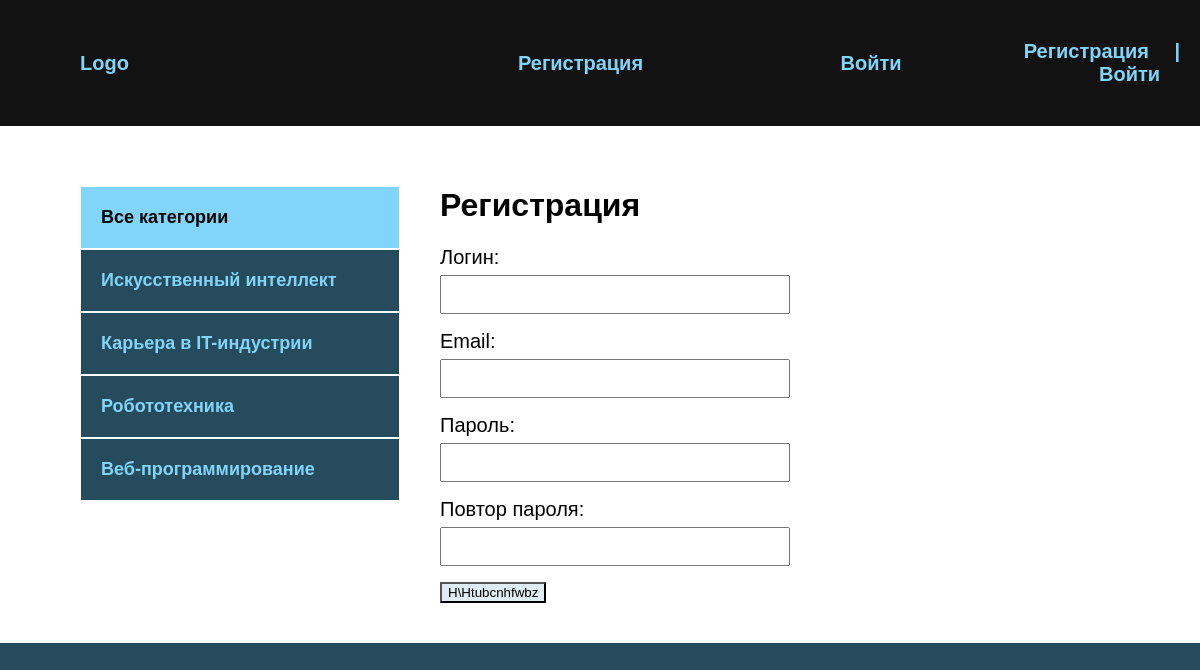
Screenshot of /register/ with the database file from the repository.
### blog/models.py (models this page shows, shortened)
class Category(models.Model):
    name = models.CharField(max_length=255, verbose_name='Категория')
    slug = models.SlugField(max_length=255, unique=True, verbose_name='URL')
    def get_absolute_url(self):
        return reverse('category', kwargs={'cat_slug': self.slug})
    class Meta:
        verbose_name = "Категорию"
        verbose_name_plural = "Категории"

### blog/views.py (the view, shortened to what this page needs)
# urls.py: path('register/', RegisterUser.as_view(), name='register'),
class RegisterUser(DataMixin, CreateView):
    form_class = RegisterUserForm
    template_name = "blog/register.html"
    success_url = reverse_lazy('index')
    def get_context_data(self, *, object_list=None, **kwargs):
        context = super().get_context_data(**kwargs)
        c_def = self.get_user_context(title='Регистрация')
        return dict(list(context.items()) + list(c_def.items()))

### blog/forms.py
class RegisterUserForm(UserCreationForm):
    username = forms.CharField(label='Логин', widget=forms.TextInput(attrs={'class': 'form-input'}))
    email = forms.EmailField(label='Email', widget=forms.EmailInput(attrs={'class': 'form-input'}))
    password1 = forms.CharField(label='Пароль', widget=forms.PasswordInput(attrs={'class': 'form-input'}))
    password2 = forms.CharField(label='Повтор пароля', widget=forms.PasswordInput(attrs={'class': 'form-input'}))
    class Meta:
        model = User
        fields = ('username', 'email', 'password1', 'password2')

### blog/utils.py (called while the page is built)
    def get_user_context(self,**kwargs):
        context = kwargs
        cats = Category.objects.annotate(Count('blog'))
        user_menu = menu.copy()
        if not  self.request.user.is_authenticated:
            user_menu.pop(0)
        context['menu'] = user_menu
        context['cats'] = cats
        if 'cat_selected' not in context:
            context['cat_selected'] = 0
        return context

### blog/templates/blog/register.html (shortened to what this page needs)
{% extends 'blog/base.html' %}
{% block content %}
<h1>{{ title }}</h1>
<form action="" method="post">
  {{ form.as_p }}
  <button>H\Htubcnhfwbz</button>
</form>
{% endblock %}

### blog/templates/blog/base.html (shortened to what this page needs)
{% load static %}
{% load blog_tags %}
<!DOCTYPE html>
<html lang="en">
<head>
    <link rel="stylesheet" href="{% static 'css/style.css' %}">
</head>
<body>
    <div class="header">
        <div class="wrap">
            <ul class="mainmenu">
                <li class="logo"><a href="{% url 'index' %}">Logo</a></li>
                {% for m in menu %}
                <li class="last"><a href="{% url m.url_name %}">{{ m.title }}</a></li>
                {% endfor %}
                {% if request.user.is_authenticated %}
                <li class="last">{{user.username}}| <a href="{% url 'logout' %}">Выйти</a></li>
                {% else %}
                <li class="last"><a href="{% url 'register' %}">Регистрация</a> |
                    <a href="{% url 'login'%}">Войти</a>
                </li>
                {% endif %}
            </ul>
        </div>
    </div>
    <div class="content">
        <div class="wrap">
            <div class="sidebar">
                <ul>
                    {% if cat_selected == 0 %}
                    <li class="selected">Все категории</li>
                    {% else %}
                    <li><a href="{% url 'index' %}">Все категории</a></li>
                    {% endif %}
                    {% for c in cats %}
    {% if c.blog__count > 0 %}
        {% if c.pk == cat_selected %}
        <li class="selected">{{ c.name }}</li>
         {% else %}
        <li><a href="{{ c.get_absolute_url }}">{{ c.name }}</a></li>
        {% endif %}
    {% endif %}
{% endfor %}
                </ul>
            </div>
            <div class="main">
                {% block content %}
                {% endblock %}
            </div>
        </div>
    </div>
</body>
</html>

### blog/static/css/style.css (style rules this page uses)
body { margin: 0; padding: 0; background: #264b5d; font-family: Verdana, Geneva, Tahoma, sans-serif; }
.wrap { max-width: 1200px; margin: 0 auto; }
.content .wrap { background: #FFF; padding: 40px; box-sizing: border-box; display: flex; }
ul { list-style: none; }
a { color: #81d4fa; text-decoration: none; padding: 20px; }
.header { background: #121212; padding: 20px; }
.mainmenu { display: flex; align-items: center; font-size: 20px; font-weight: bold; justify-content: space-between; }
.logo { flex-basis: 40%; }
.last { flex-basis: 30%; text-align: right; color: #81d4fa; }
.sidebar ul { width: 320px; margin-right: 40px; margin-top: 20px; }
.sidebar a { padding: 20px; display: block; border: 1px solid #FFF; background: #264b5d; font-weight: bold; font-size: 18px; }
.selected { font-size: 18px; padding: 20px; border: 1px solid #FFF; font-weight: bold; background: #81d4fa; }
.form-input { width:100% ; padding:10px ;box-sizing: border-box; }
button { cursor: pointer; background: #e0ecf3; color: #000; }
input, textarea { width: 100%; margin-top: 6px; padding: 6px; box-sizing: border-box; }
label { font-size: 20px; }
.last a { display: inline; }

### rows the page displays
Category: name "Искусственный интеллект"
Category: name "Карьера в IT-индустрии"
Category: name "Робототехника"
Category: name "Веб-программирование"

### other values shown
{{ m.title }} "Регистрация" "Войти"
{{ title }} "Регистрация"
